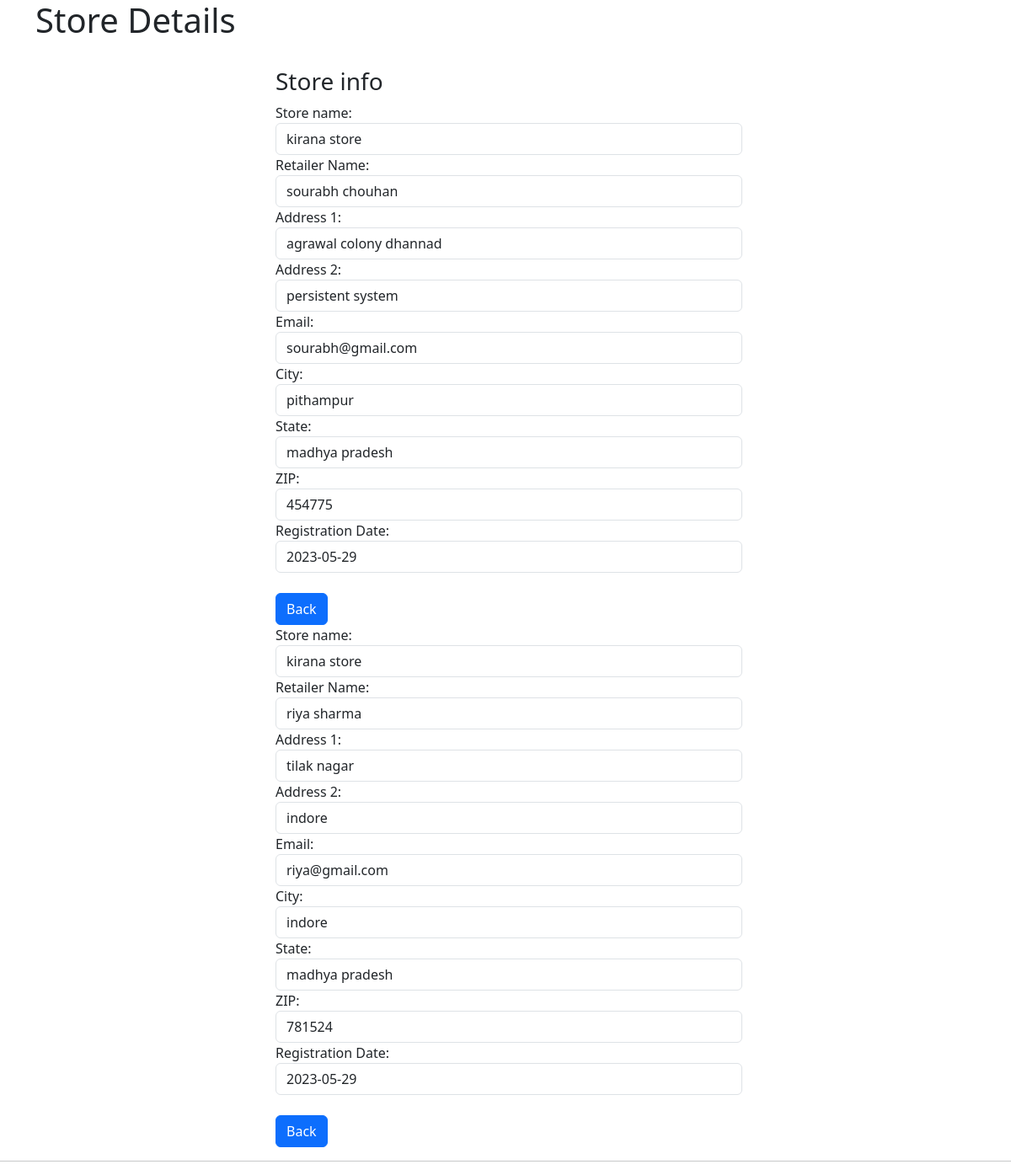
The app's page /admin/storedetail.php with its own data.
### tables this page shows
CREATE TABLE `store` (
  `STID` int(10) NOT NULL,
  `storename` text NOT NULL,
  `retailername` varchar(40) NOT NULL,
  `address1` text NOT NULL,
  `address2` text NOT NULL,
  `city` varchar(40) NOT NULL,
  `state` varchar(50) NOT NULL,
  `zip` int(10) NOT NULL,
  `country` varchar(50) NOT NULL,
  `rdate` date NOT NULL,
  `email` varchar(60) NOT NULL,
  `Salername` int(10) NOT NULL
);

### admin/storedetail.php (the view, shortened to what this page needs)
<!DOCTYPE html>
<html lang="en" dir="ltr">
  <head>
     <link rel="stylesheet" href="https://cdnjs.cloudflare.com/ajax/libs/font-awesome/4.7.0/css/font-awesome.min.css">
     <link rel="stylesheet" href="	https://cdn.jsdelivr.net/npm/bootstrap@5.3.0-alpha3/dist/css/bootstrap.min.css">
  </head>
  <body>
    <div class="container">
<h1>Store Details</h1>
<br>
<div class="row">
<div class="col-md-3">
</div>
<div class="col-md-9 personal-info">
 <h3>Store info</h3>
 <form class="form-horizontal" action="saveupdateaccount.php" role="form" method="post">
   <?php
            include 'config.php';
           $sql="SELECT  * FROM store WHERE salername = '{$_GET['id']}'";
            $result=mysqli_query($conn,$sql) or die("query failed");
            if(mysqli_num_rows($result)>0)
            {
              while ($row=mysqli_fetch_assoc($result))  {
            ?>
   <div class="form-group">
     <label class="col-lg-3 control-label">Store name:</label>
     <div class="col-lg-8">
       <input class="form-control" name="fname" type="text" value="<?php echo $row['storename'] ?>">
     </div>
   </div>
   <div class="form-group">
     <label class="col-lg-3 control-label">Retailer Name:</label>
     <div class="col-lg-8">
       <input class="form-control" type="text" name="lname" value="<?php echo $row['retailername'] ?>">
       </div>
     </div>
   <div class="form-group">
     <label class="col-lg-3 control-label">Address 1:</label>
     <div class="col-lg-8">
       <input class="form-control" type="text"name="company" value="<?php echo $row['address1'] ?>">
     </div>
   </div>
   <div class="form-group">
     <label class="col-md-3 control-label">Address 2:</label>
     <div class="col-md-8">
       <input class="form-control" type="text" name="sname" value="<?php echo $row['address2'] ?>">
     </div>
   </div>
   <div class="form-group">
     <label class="col-lg-3 control-label">Email:</label>
     <div class="col-lg-8">
       <input class="form-control" type="email" name="email" value="<?php echo $row['email'] ?>">
     </div>
   </div>
   <div class="form-group">
     <label class="col-md-3 control-label">City:</label>
     <div class="col-md-8">
       <input class="form-control" type="text" name="sname" value="<?php echo $row['city'] ?>">
     </div>
   </div>
   <div class="form-group">
     <label class="col-md-3 control-label">State:</label>
     <div class="col-md-8">
       <input class="form-control" type="text" name="sname" value="<?php echo $row['state'] ?>">
     </div>
   </div>
   <div class="form-group">
     <label class="col-md-3 control-label">ZIP:</label>
     <div class="col-md-8">
       <input class="form-control" type="text" name="sname" value="<?php echo $row['zip'] ?>">
     </div>
   </div>
   <div class="form-group">
     <label class="col-md-3 control-label"> Registration Date:</label>
     <div class="col-md-8">
       <input class="form-control" type="text" name="sname" value="<?php echo $row['rdate'] ?>">
     </div>
   </div>
   <div class="form-group">
     <div class="col-md-8">
        <a href="adminpanel.php" class="btn btn-primary"> Back</a>
     </div>
   </div>
   <?php
     }
   }else{
     echo "no post available";
   }
   ?>
 </form>
</div>
</div>
</div>
<hr>
  </body>
</html>

### records on screen
store: fname "kirana store", lname "sourabh chouhan", company "agrawal colony dhannad", sname "persistent system", email "sourabh@gmail.com", sname "pithampur", sname "madhya pradesh", sname "454775", sname "2023-05-29"
store: fname "kirana store", lname "riya sharma", company "tilak nagar", sname "indore", email "riya@gmail.com", sname "madhya pradesh", sname "781524", sname "2023-05-29"
